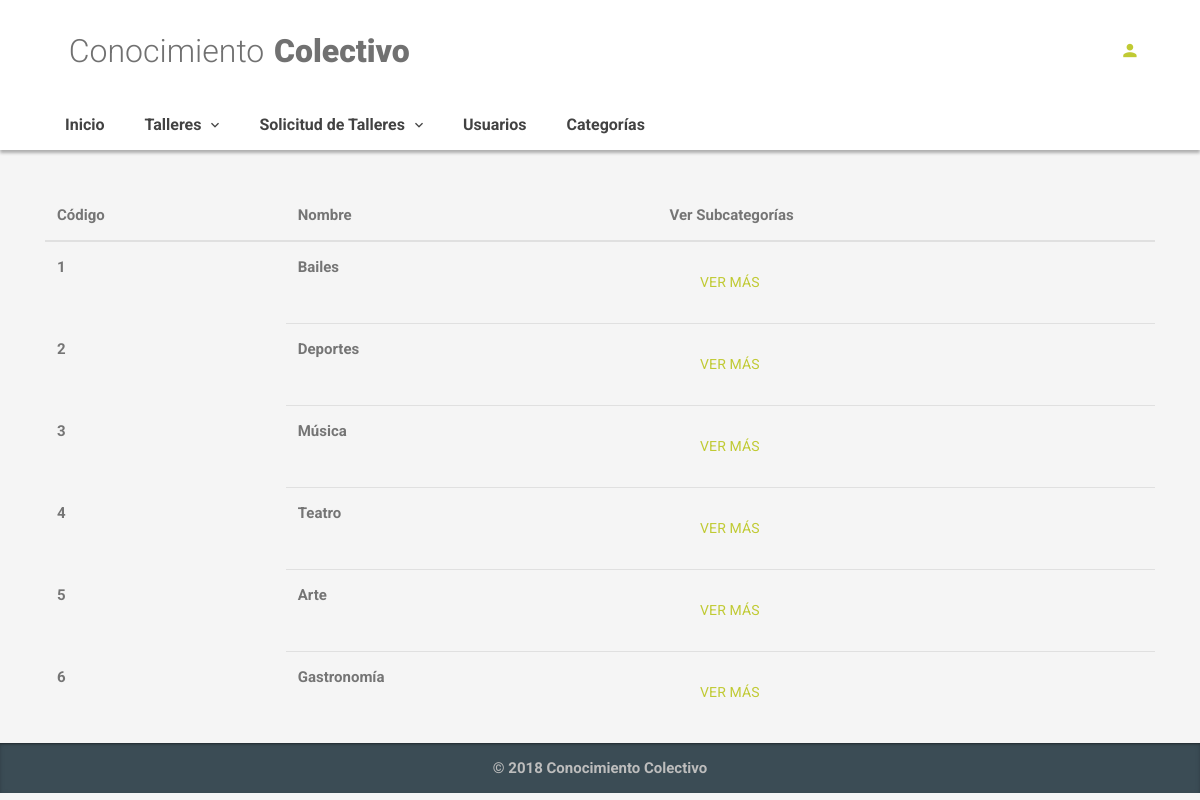
/index.php/admin/categories_list, run on the app's committed database.
### tables this page shows
CREATE TABLE `categories` (
  `id` int(11) NOT NULL AUTO_INCREMENT,
  `name` varchar(20) NOT NULL,
  `parent_id` int(11) DEFAULT NULL,
  PRIMARY KEY (`id`)
);

### application/controllers/Admin.php (called while the page is built, shortened)
<?php
class Admin extends CI_Controller {
    public function __construct() {
		$this->load->model('admin_model');
	}
	public function categories_list(){
		$show_categories = $this->admin_model->get_categories_list();
		$dataView=[
		'page'=>'admin/categories_list',
		'lista_c'=>$show_categories
		];
		$this->load->view('template/basic',$dataView);
	}
}

### index.php (called while the page is built, shortened)
<?php
require_once BASEPATH.'core/CodeIgniter.php';

### application/models/Admin_model.php (called while the page is built, shortened)
<?php
class Admin_model extends CI_Model {
    public function get_categories_list(){
        $sql = "SELECT
                   id,
                   name
              FROM
                categories;";
                $query = $this->db->query($sql);
                return $query->result_array();
    }
}

### application/views/admin/categories_list.php (the view)
<div class="container">
    <table class="table">
  <thead>
    <tr>
      <th>Código</th>
      <th>Nombre</th>
      <th>Ver Subcategorías</th>
    </tr>
  </thead>
  <tbody>
    <?php foreach($lista_c as $rows){?>
    <tr>
      <th><?php echo $rows['id']?></th>
      <td><?php echo $rows['name']?></td>
      <td><a href="<?php echo site_url('admin/subcategories_list/' .$rows['id'])?>" class="btn btn-primary">Ver más</a></td>
    </tr>
    <?php }?>
  </tbody>
</table>
</div>

### data on the page
categories: id "1", name "Bailes"
categories: id "2", name "Deportes"
categories: id "3", name "Música"
categories: id "4", name "Teatro"
categories: id "5", name "Arte"
categories: id "6", name "Gastronomía"
